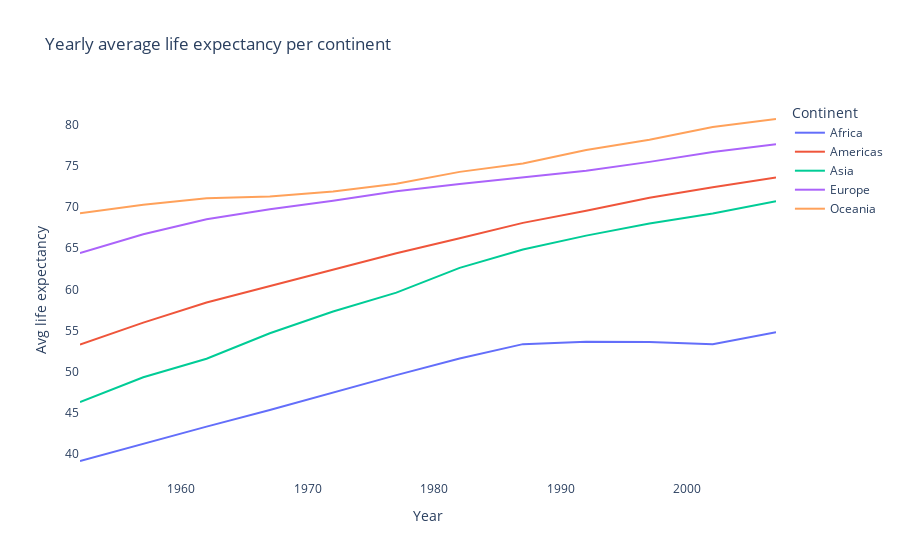

Notebook code cell kept with this figure:
### Code cell
fig = px.line(df_continent, 
              x= "year", 
              y="avg_life_exp", 
              color="continent", 
              title="Yearly average life expectancy per continent",
              labels=dict(continent= "Continent", avg_life_exp = "Avg life expectancy", year = "Year")
              )

fig.update_layout(plot_bgcolor="white", hovermode="x unified")

fig.update_xaxes(
    showspikes=True,
    spikemode = "across",
    spikesnap = "cursor",
    )

fig.show()

### Figure 1 — Plotly figure (JSON) as saved in the notebook; plotly's stock layout.template omitted (floating-point values rounded to 4 significant figures)
{"data": [{"hovertemplate": "Continent=Africa<br>Year=%{x}<br>Avg life expectancy=%{y}<extra></extra>", "legendgroup": "Africa", "line": {"color": "#636efa", "dash": "solid"}, "marker": {"symbol": "circle"}, "mode": "lines", "name": "Africa", "orientation": "v", "showlegend": true, "type": "scatter", "x": [1952, 1957, 1962, 1967, 1972, 1977, 1982, 1987, 1992, 1997, 2002, 2007], "xaxis": "x", "y": [39.14, 41.27, 43.32, 45.33, 47.45, 49.58, 51.59, 53.34, 53.63, 53.6, 53.33, 54.81], "yaxis": "y"}, {"hovertemplate": "Continent=Americas<br>Year=%{x}<br>Avg life expectancy=%{y}<extra></extra>", "legendgroup": "Americas", "line": {"color": "#EF553B", "dash": "solid"}, "marker": {"symbol": "circle"}, "mode": "lines", "name": "Americas", "orientation": "v", "showlegend": true, "type": "scatter", "x": [1952, 1957, 1962, 1967, 1972, 1977, 1982, 1987, 1992, 1997, 2002, 2007], "xaxis": "x", "y": [53.28, 55.96, 58.4, 60.41, 62.39, 64.39, 66.23, 68.09, 69.57, 71.15, 72.42, 73.61], "yaxis": "y"}, {"hovertemplate": "Continent=Asia<br>Year=%{x}<br>Avg life expectancy=%{y}<extra></extra>", "legendgroup": "Asia", "line": {"color": "#00cc96", "dash": "solid"}, "marker": {"symbol": "circle"}, "mode": "lines", "name": "Asia", "orientation": "v", "showlegend": true, "type": "scatter", "x": [1952, 1957, 1962, 1967, 1972, 1977, 1982, 1987, 1992, 1997, 2002, 2007], "xaxis": "x", "y": [46.31, 49.32, 51.56, 54.66, 57.32, 59.61, 62.62, 64.85, 66.54, 68.02, 69.23, 70.73], "yaxis": "y"}, {"hovertemplate": "Continent=Europe<br>Year=%{x}<br>Avg life expectancy=%{y}<extra></extra>", "legendgroup": "Europe", "line": {"color": "#ab63fa", "dash": "solid"}, "marker": {"symbol": "circle"}, "mode": "lines", "name": "Europe", "orientation": "v", "showlegend": true, "type": "scatter", "x": [1952, 1957, 1962, 1967, 1972, 1977, 1982, 1987, 1992, 1997, 2002, 2007], "xaxis": "x", "y": [64.41, 66.7, 68.54, 69.74, 70.78, 71.94, 72.81, 73.64, 74.44, 75.51, 76.7, 77.65], "yaxis": "y"}, {"hovertemplate": "Continent=Oceania<br>Year=%{x}<br>Avg life expectancy=%{y}<extra></extra>", "legendgroup": "Oceania", "line": {"color": "#FFA15A", "dash": "solid"}, "marker": {"symbol": "circle"}, "mode": "lines", "name": "Oceania", "orientation": "v", "showlegend": true, "type": "scatter", "x": [1952, 1957, 1962, 1967, 1972, 1977, 1982, 1987, 1992, 1997, 2002, 2007], "xaxis": "x", "y": [69.25, 70.3, 71.09, 71.31, 71.91, 72.85, 74.29, 75.32, 76.94, 78.19, 79.74, 80.72], "yaxis": "y"}], "layout": {"hovermode": "x unified", "legend": {"title": {"text": "Continent"}, "tracegroupgap": 0}, "plot_bgcolor": "white", "title": {"text": "Yearly average life expectancy per continent"}, "xaxis": {"anchor": "y", "domain": [0, 1], "showspikes": true, "spikemode": "across", "spikesnap": "cursor", "title": {"text": "Year"}}, "yaxis": {"anchor": "x", "domain": [0, 1], "title": {"text": "Avg life expectancy"}}}}
